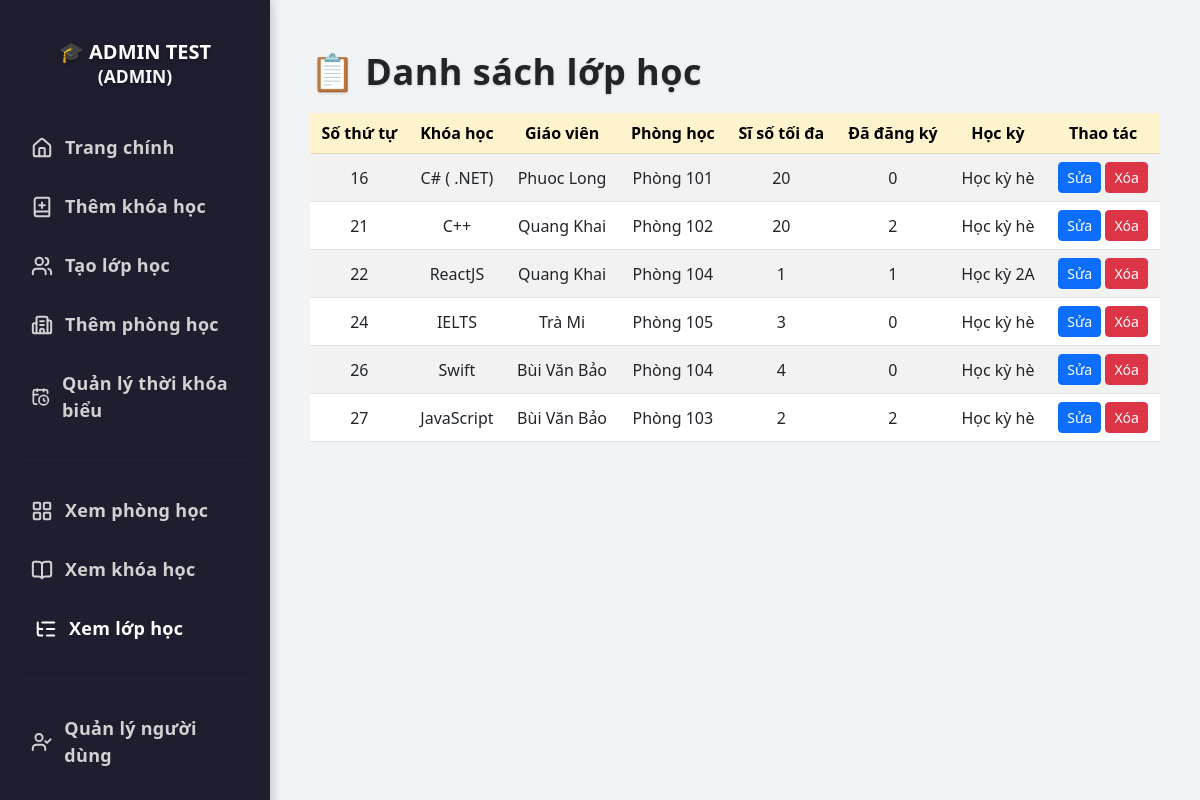
Page /view-classes (signed in) on the committed database.
### tables this page shows
CREATE TABLE users (
            id INTEGER PRIMARY KEY AUTOINCREMENT,
            full_name TEXT NOT NULL,
            email TEXT NOT NULL UNIQUE,
            password TEXT NOT NULL,
            role TEXT NOT NULL CHECK (role IN ('student', 'teacher', 'admin')),
            dob DATE,                
            phone TEXT,             
            gender TEXT CHECK (gender IN ('male', 'female', 'other')), 
            cccd TEXT              
        , image TEXT);

CREATE TABLE classes (
            id INTEGER PRIMARY KEY AUTOINCREMENT,
            course_id INTEGER NOT NULL,
            teacher_id INTEGER NOT NULL,
            room_id INTEGER NOT NULL,
            capacity INTEGER NOT NULL CHECK (capacity > 0),
            registered INTEGER DEFAULT 0, semester_id INTEGER REFERENCES semesters(id),
            FOREIGN KEY (course_id) REFERENCES courses(id),
            FOREIGN KEY (teacher_id) REFERENCES users(id),
            FOREIGN KEY (room_id) REFERENCES rooms(id)
        );

CREATE TABLE courses (
            id INTEGER PRIMARY KEY AUTOINCREMENT,
            name TEXT NOT NULL UNIQUE,
            description TEXT
        , image TEXT);

CREATE TABLE rooms (
            id INTEGER PRIMARY KEY AUTOINCREMENT,
            name TEXT NOT NULL UNIQUE,
            status TEXT NOT NULL CHECK (status IN ('available', 'occupied', 'maintenance'))
        );

CREATE TABLE semesters (
            id INTEGER PRIMARY KEY AUTOINCREMENT,
            name TEXT NOT NULL,
            start_date TEXT NOT NULL,  -- yyyy-MM-dd
            end_date TEXT NOT NULL
        );

### app.py (the view, shortened to what this page needs)
@app.route('/view-classes')
@login_required
def view_classes():
    conn = sqlite3.connect('database.db')
    cursor = conn.cursor()
    if current_user.role == 'admin':
        query = """
            SELECT
                classes.id, courses.name, users.full_name, rooms.name,
                classes.capacity, classes.registered, semesters.name
            FROM classes
            JOIN courses ON classes.course_id = courses.id
            JOIN users ON classes.teacher_id = users.id
            JOIN rooms ON classes.room_id = rooms.id
            JOIN semesters ON classes.semester_id = semesters.id
        """
        classes = cursor.execute(query).fetchall()
    else:
        conn.close()
        return "Không có quyền truy cập", 403
    conn.close()
    return render_template('view_classes.html', classes=classes, user=current_user)

### app.py (called while the page is built)
@login_manager.user_loader
def load_user(user_id):
    conn = sqlite3.connect('database.db')
    cursor = conn.cursor()
    cursor.execute("SELECT id, full_name, email, role, image FROM users WHERE id = ?", (user_id,))
    row = cursor.fetchone()
    conn.close()
    if row:
        return User(*row)
    return None

### templates/view_classes.html (shortened to what this page needs)
<!DOCTYPE html>
<html lang="vi">
<head>
  <link href="https://cdn.jsdelivr.net/npm/bootstrap@5.3.0/dist/css/bootstrap.min.css" rel="stylesheet">
</head>
<body>
<div class="sidebar">
  {% if user.role == 'admin' %}
    <h4>🎓 {{ user.full_name }}<br><small class="text-light">(ADMIN)</small></h4>
  {% elif user.role == 'teacher' %}
    <h4>👨‍🏫 {{ user.full_name }}<br><small class="text-light">(GIẢNG VIÊN)</small></h4>
  {% else %}
    <h4>👩‍🎓 {{ user.full_name }}<br><small class="text-light">(Sinh viên)</small></h4>
  {% endif %}
  <a href="/dashboard"><i data-lucide="home"></i>Trang chính</a>
  {% if user.role == 'admin' %}
    <a href="{{ url_for('add_course') }}"><i data-lucide="book-plus"></i>Thêm khóa học</a>
    <a href="{{ url_for('add_class') }}"><i data-lucide="users"></i>Tạo lớp học</a>
    <a href="{{ url_for('add_room') }}"><i data-lucide="building-2"></i>Thêm phòng học</a>
    <a href="{{ url_for('add_schedule') }}"><i data-lucide="calendar-clock"></i>Quản lý thời khóa biểu</a>
    <hr>
  {% endif %}
  <a href="{{ url_for('view_rooms') }}"><i data-lucide="layout-grid"></i>Xem phòng học</a>
  <a href="{{ url_for('view_courses') }}"><i data-lucide="book-open"></i>Xem khóa học</a>
  <a href="{{ url_for('view_classes') }}" class="active"><i data-lucide="list-tree"></i>Xem lớp học</a>
  {% if user.role == 'admin' %}
    <hr>
    <a href="{{ url_for('view_users') }}"><i data-lucide="user-check"></i>Quản lý người dùng</a>
  {% endif %}
</div>
<div class="main-content">
  {% if user.role == 'admin' %}
    <h2>📋 Danh sách lớp học</h2>
  {% endif %}
  <div class="table-responsive">
    <table class="table table-striped table-hover align-middle">
      <thead class="table-warning text-center">
        <tr>
          <th scope="col">Số thứ tự</th>
          <th scope="col">Khóa học</th>
          <th scope="col">Giáo viên</th>
          <th scope="col">Phòng học</th>
          <th scope="col">Sĩ số tối đa</th>
          <th scope="col">Đã đăng ký</th>
          <th scope="col">Học kỳ</th>
          {% if user.role == 'admin' %}
            <th scope="col">Thao tác</th>
          {% endif %}
        </tr>
      </thead>
      <tbody class="text-center" id="classTableBody">
        {% for c in classes %}
        <tr>
          <td>{{ c[0] }}</td>
          <td>{{ c[1] }}</td>
          <td>{{ c[2] }}</td>
          <td>{{ c[3] }}</td>
          <td>{{ c[4] }}</td>
          <td>{{ c[5] }}</td>
          <td>{{ c[6] }}</td>
          {% if user.role == 'admin' %}
          <td>
            <a href="{{ url_for('edit_class', class_id=c[0]) }}" class="btn btn-sm btn-primary">Sửa</a>
            <form method="POST" action="{{ url_for('delete_class', class_id=c[0]) }}" style="display:inline;">
              <button type="submit" class="btn btn-sm btn-danger" onclick="return confirm('Bạn có chắc chắn muốn xóa lớp học này?');">Xóa</button>
            </form>
          </td>
          {% endif %}
        </tr>
        {% endfor %}
      </tbody>
    </table>
  </div>
</div>
</body>
</html>

### templates/view_classes.html (style rules this page uses)
body { margin: 0; font-family: 'Segoe UI', sans-serif; background: #f1f3f5; }
.sidebar { width: 270px; min-height: 100vh; background: #1e1e2f; padding-top: 40px; position: fixed; left: 0; top: 0; box-shadow: 2px 0 10px rgba(0, 0, 0, 0.2); }
.sidebar h4 { color: #fff; text-align: center; margin-bottom: 30px; font-weight: 800; font-size: 20px; text-transform: uppercase; text-shadow: 0 2px 4px rgba(0, 0, 0, 0.3); }
.sidebar a { display: flex; align-items: center; padding: 16px 26px; color: #d1d1d1; font-size: 18px; font-weight: 700; text-decoration: none; border-left: 5px solid transparent; transition: all 0.35s ease; letter-spacing: 0.3px; position: relative; }
.sidebar a::before { content: ''; position: absolute; top: 0; left: 0; height: 100%; width: 0; background: linear-gradient(90deg, #4dabf7, #c084fc); transition: width 0.35s ease; z-index: 0; opacity: 0.15; }
.sidebar a:hover, .sidebar a.active { color: #fff; transform: translateX(4px); }
.sidebar a svg { width: 22px; height: 22px; margin-right: 12px; stroke-width: 2.2; transition: transform 0.3s ease; z-index: 1; }
.main-content { margin-left: 270px; padding: 50px 40px; }
.main-content h2 { font-size: 36px; font-weight: 900; color: #212529; text-shadow: 0 1px 3px rgba(0, 0, 0, 0.15); margin-bottom: 20px; letter-spacing: 0.5px; }
hr { border-color: rgba(255, 255, 255, 0.1); margin: 20px 20px; }
.table th { font-weight: 600; }

### rows in the picture
users: full_name "ADMIN TEST"
classes: id "16", name "C# ( .NET)", full_name "Phuoc Long", name "Phòng 101", capacity "20", registered "0", name "Học kỳ hè"
classes: id "21", name "C++", full_name "Quang Khai", name "Phòng 102", capacity "20", registered "2", name "Học kỳ hè"
classes: id "22", name "ReactJS", full_name "Quang Khai", name "Phòng 104", capacity "1", registered "1", name "Học kỳ 2A"
classes: id "24", name "IELTS", full_name "Trà Mi", name "Phòng 105", capacity "3", registered "0", name "Học kỳ hè"
classes: id "26", name "Swift", full_name "Bùi Văn Bảo", name "Phòng 104", capacity "4", registered "0", name "Học kỳ hè"
classes: id "27", name "JavaScript", full_name "Bùi Văn Bảo", name "Phòng 103", capacity "2", registered "2", name "Học kỳ hè"
